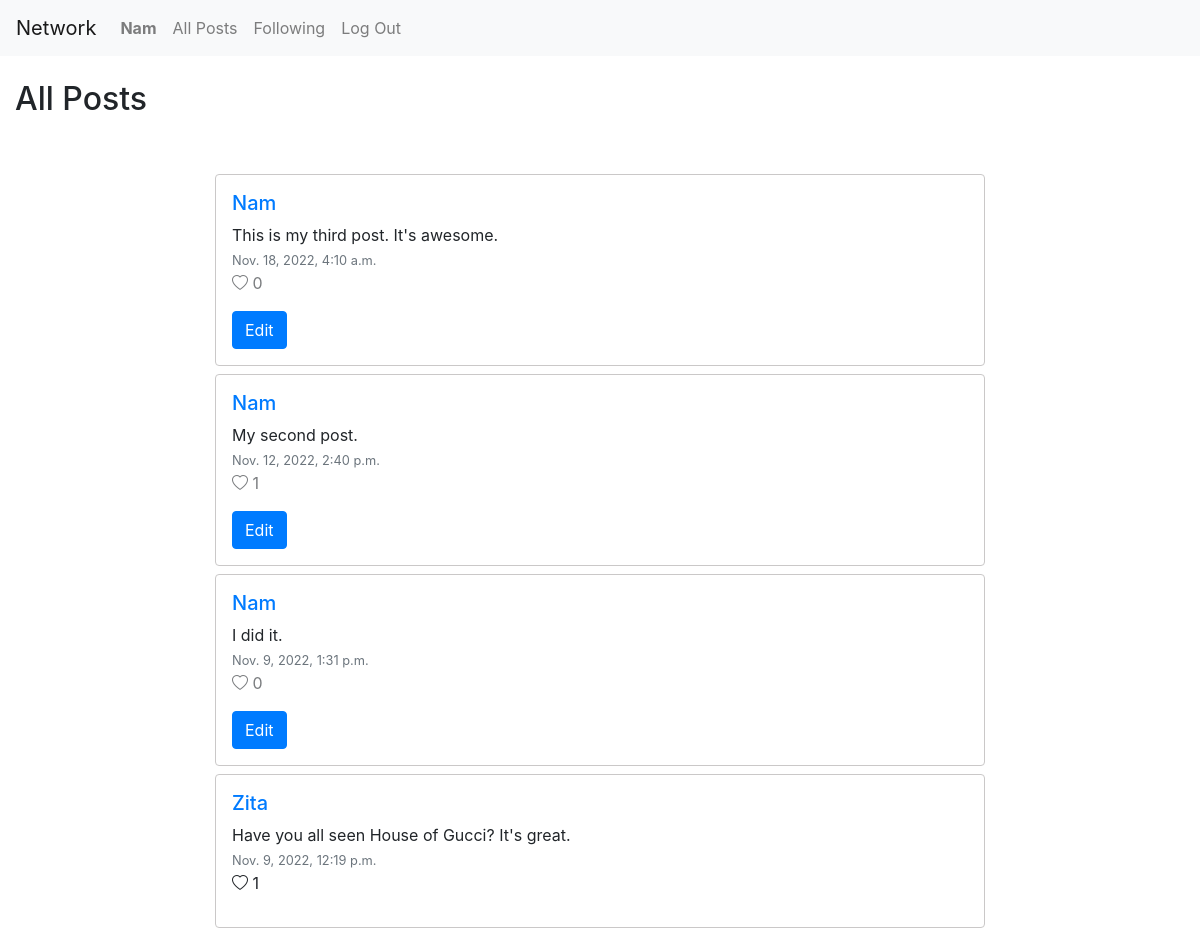
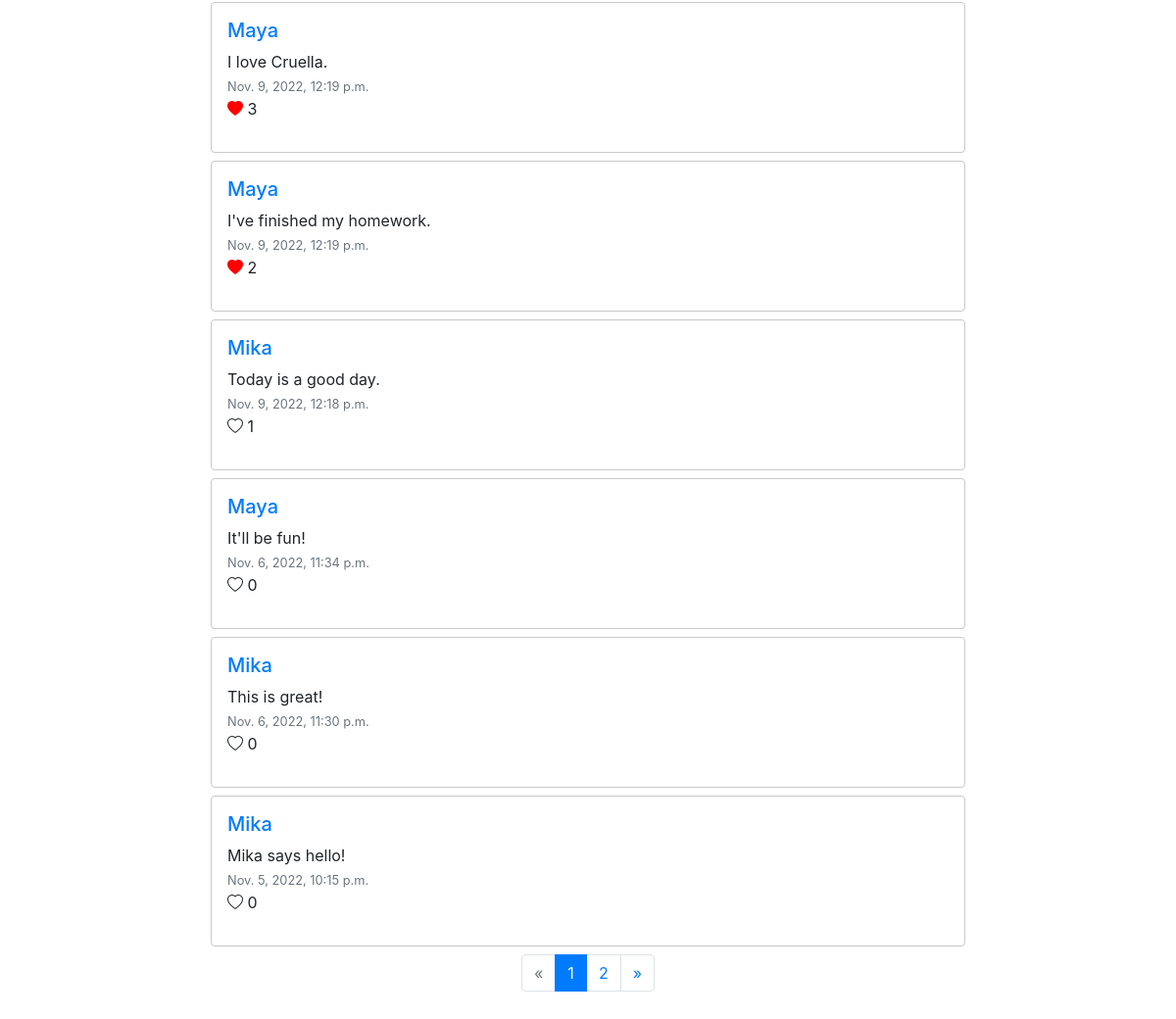
The app's page / (signed in) with its own data (2 pictures, top to bottom).
### network/models.py (models this page shows, shortened)
class User(AbstractUser):
    pass

class Post(models.Model):
    poster = models.ForeignKey('User', on_delete=models.CASCADE, related_name='poster')
    content = models.TextField()
    date_created = models.DateTimeField(default=timezone.now)
    fan = models.ManyToManyField('User', related_name='likes', blank=True)

### network/views.py (the view)
# urls.py: path("", views.index, name="index"),
def index(request):
    posts = Post.objects.all().order_by('date_created').reverse()
    paginator = Paginator(posts, 10)
    page_number = request.GET.get('page')
    page_obj = paginator.get_page(page_number)
    return render(request, "network/index.html", {
        'page_obj': page_obj
    })

### network/templates/network/index.html (shortened to what this page needs)
{% extends "network/layout.html" %}
{% block body %}
    <h2 class="my-4">All Posts</h2>
    <div class="row mb-5">
        <div class="col-lg-8 offset-lg-2 mt-4">
            {% include "network/posts.html" %}
    </div>
{% endblock %}

### network/templates/network/layout.html (shortened to what this page needs)
{% load static %}
<!DOCTYPE html>
<html lang="en">
    <head>
        <link rel="stylesheet" href="https://stackpath.bootstrapcdn.com/bootstrap/4.4.1/css/bootstrap.min.css">
        <link rel="stylesheet" href="https://cdn.jsdelivr.net/npm/bootstrap-icons@1.8.3/font/bootstrap-icons.css" />
        <link href="{% static 'network/styles.css' %}" rel="stylesheet">
    </head>
    <body>
        <nav class="navbar navbar-expand-lg navbar-light bg-light">
            <a class="navbar-brand" href="#">Network</a>
            <div>
              <ul class="navbar-nav mr-auto">
                {% if user.is_authenticated %}
                    <li class="nav-item">
                        <a class="nav-link" href="{% url 'profile' user.username %}"><strong>{{ user.username }}</strong></a>
                    </li>
                {% endif %}
                <li class="nav-item">
                  <a class="nav-link" href="{% url 'index' %}">All Posts</a>
                </li>
                {% if user.is_authenticated %}
                    <li class="nav-item">
                        <a class="nav-link" href="{% url 'following' %}">Following</a>
                    </li>
                    <li class="nav-item">
                        <a class="nav-link" href="{% url 'logout' %}">Log Out</a>
                    </li>
                {% endif %}
              </ul>
            </div>
          </nav>
        <div class="body container-fluid">
            {% block body %}
            {% endblock %}
        </div>
    </body>
</html>

### network/templates/network/posts.html (shortened to what this page needs)
<div>
    {% for post in page_obj %}
    <div class="border rounded my-2 p-3 block-post" id="post-{{ post.id }}">
        <a href="{% url 'profile' post.poster %}"><h5>{{ post.poster }}</h5></a>
        <div id="post-details-{{ post.id }}">
            <ul class="list-unstyled">
                <li id="post-content-{{ post.id }}">{{ post.content }}</li>
                <li><small class="text-muted">{{ post.date_created }}</small></li>
                {% if post.poster != request.user %}
                    {% if post.fan is None or request.user not in post.fan.all %}
                    <li class="fan-{{ post.id }}"><i class="bi bi-heart" id="heart-empty" data-id="{{ post.id }}" data-action="like"></i> {{ post.fan.count }} </li>
                    {% else %}
                    <li class="fan-{{ post.id }}"><i class="bi bi-heart-fill" id="heart-fill" data-id="{{ post.id }}" data-action="unlike"></i> {{ post.fan.count }} </li>
                    {% endif %}
                {% else %}
                <li class="fan-{{ post.id }} disabled-icon"><i class="bi bi-heart" id="heart-empty" data-id="{{ post.id }}" data-action="like"></i> {{ post.fan.count }} </li>
                {% endif %}
            </ul>
            {% if request.user.is_authenticated and post.poster == request.user %}
            <a href="javascript:void(0)" id="edit-{{ post.id }}" data-id="{{ post.id }}" class="btn btn-primary" role="button">Edit</a>
            {% endif %}
        </div>
    </div>
    {% endfor %}
    <nav aria-label="Page navigation">
        <ul class="pagination justify-content-center">
            {% if page_obj.has_previous %}
            <li class="page-item">
                <a class="page-link" href="?page={{ page_obj.previous_page_number }}" aria-label="Previous">
                    <span aria-hidden="true">&laquo;</span>
                </a>
            </li>
            {% else %}
            <li class="page-item disabled">
                <a class="page-link" href="#" aria-label="Previous">
                    <span aria-hidden="true">&laquo;</span>
                </a>
            </li>
            {% endif %}
            {% for i in page_obj.paginator.page_range %}
                {% if i == page_obj.number %}
                <li class="page-item active">
                    <a class="page-link" href="?page={{ i }}">{{ i }}
                    </a>
                </li>
                {% else %}
                <li class="page-item">
                    <a class="page-link" href="?page={{ i }}">{{ i }}</a>
                </li>
                {% endif %}
            {% endfor %}
            {% if page_obj.has_next %}
            <li class="page-item">
                <a class="page-link" href="?page={{ page_obj.next_page_number }}" aria-label="Next">
                    <span aria-hidden="true">&raquo;</span>
                </a>
            </li>
            {% else %}
            <li class="page-item disabled">
                <a class="page-link" href="#" aria-label="Next">
                    <span aria-hidden="true">&raquo;</span>
                </a>
            </li>
            {% endif %}
        </ul>
    </nav>

### network/static/network/styles.css (style rules this page uses)
.block-post { border-color: rgb(202, 200, 200) !important; clear: both; }
#heart-fill { color: red; }
.disabled-icon { opacity: 0.6; pointer-events: none; }

### records on screen
User: username "Nam"
Post: poster "Nam", content "This is my third post. It's awesome.", date_created "Nov. 18, 2022, 4:10 a.m.", fan.count "0"
Post: poster "Nam", content "My second post.", date_created "Nov. 12, 2022, 2:40 p.m.", fan.count "1"
Post: poster "Nam", content "I did it.", date_created "Nov. 9, 2022, 1:31 p.m.", fan.count "0"
Post: poster "Zita", content "Have you all seen House of Gucci? It's great.", date_created "Nov. 9, 2022, 12:19 p.m.", fan.count "1"
Post: poster "Maya", content "I love Cruella.", date_created "Nov. 9, 2022, 12:19 p.m.", fan.count "3"
Post: poster "Maya", content "I've finished my homework.", date_created "Nov. 9, 2022, 12:19 p.m.", fan.count "2"
Post: poster "Mika", content "Today is a good day.", date_created "Nov. 9, 2022, 12:18 p.m.", fan.count "1"
Post: poster "Maya", content "It'll be fun!", date_created "Nov. 6, 2022, 11:34 p.m.", fan.count "0"
Post: poster "Mika", content "This is great!", date_created "Nov. 6, 2022, 11:30 p.m.", fan.count "0"
Post: poster "Mika", content "Mika says hello!", date_created "Nov. 5, 2022, 10:15 p.m.", fan.count "0"

### other values on screen
{{ i }} "1"
{{ i }} "2"
